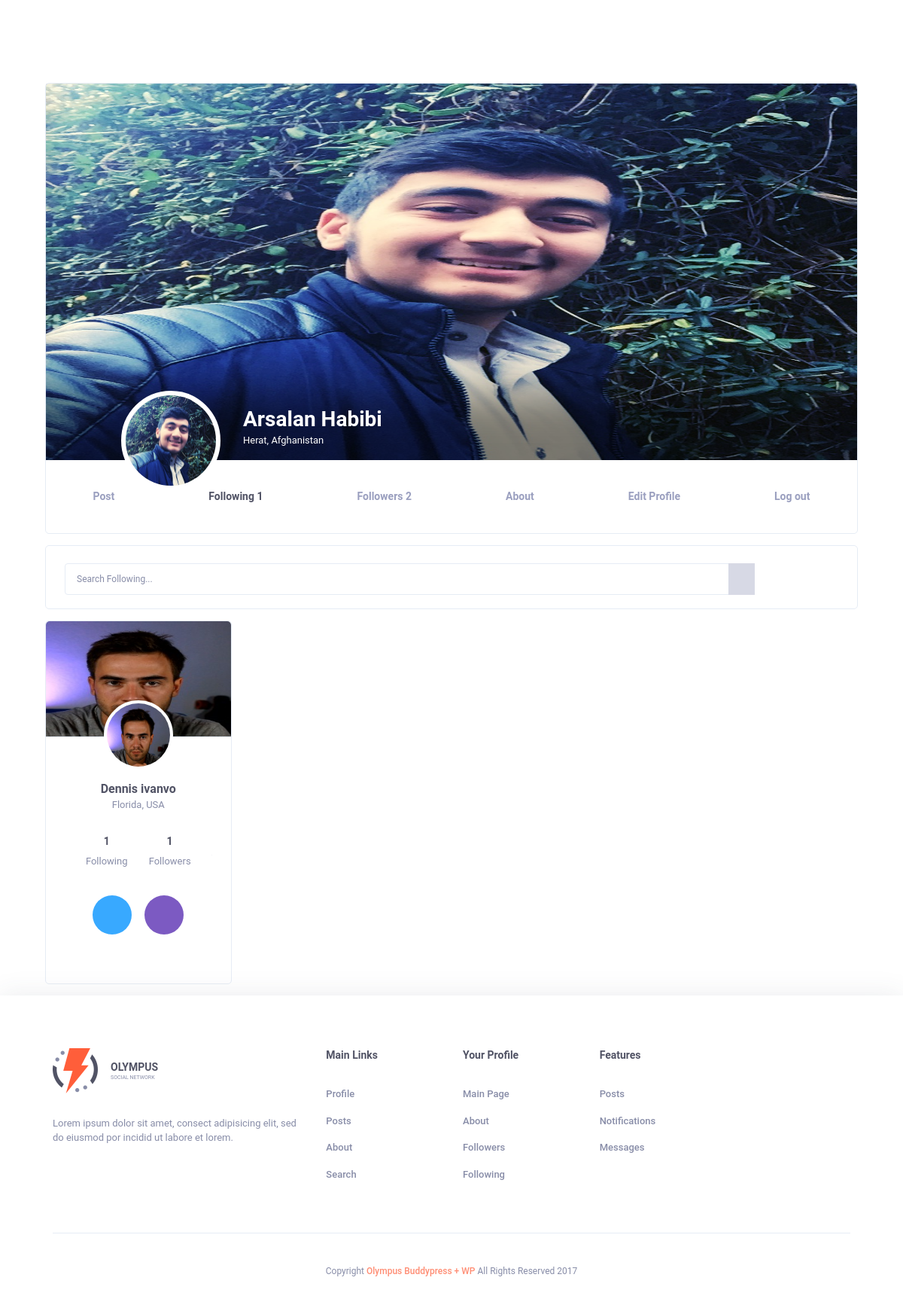
The app's page /own_profile/following/ (signed in), older data.
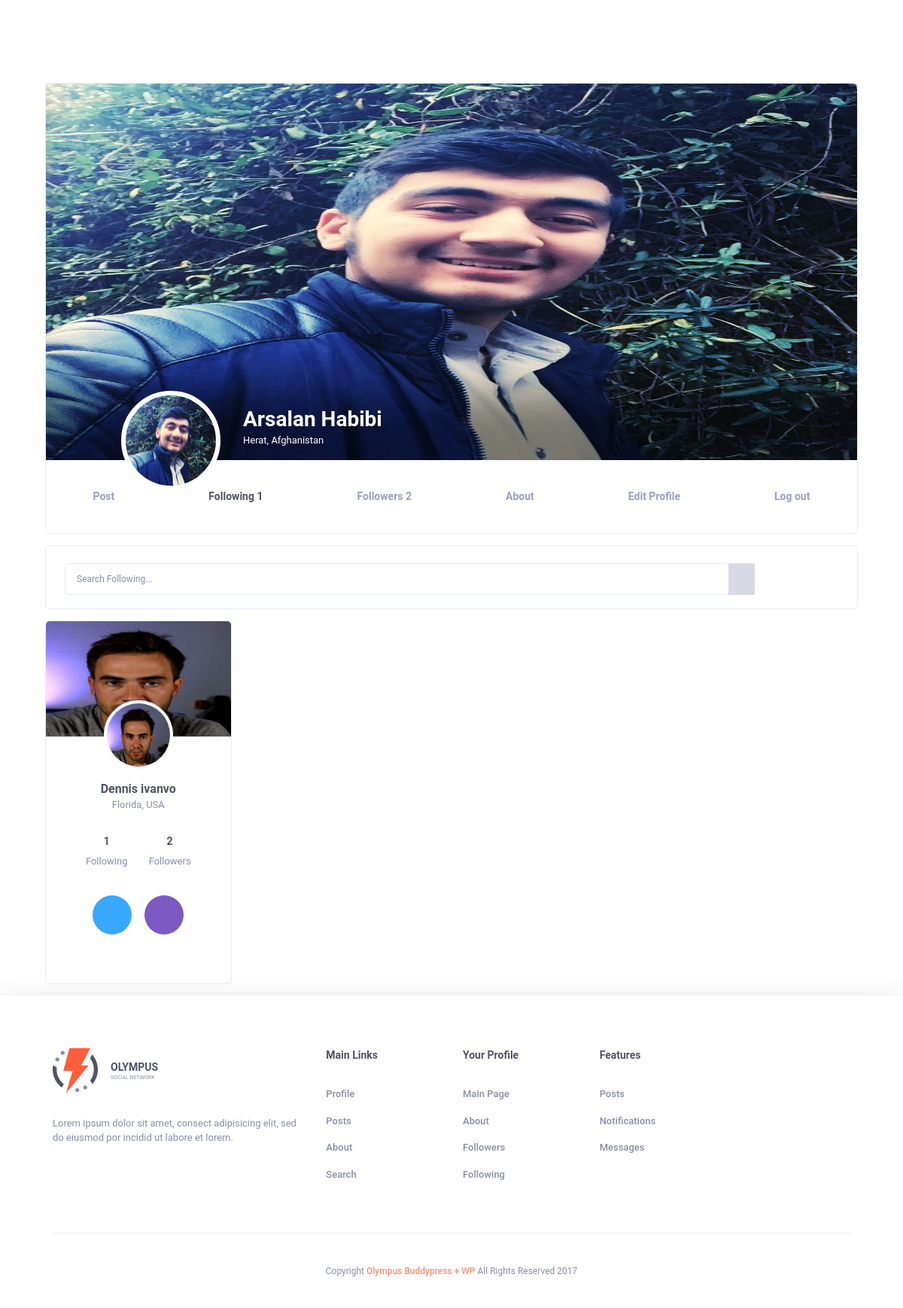
The same page, newer data.
### users/models.py (models this page shows, shortened)
class Order(models.Model):
    owner = models.ForeignKey(Profile, on_delete=models.CASCADE)
    total_follower = models.IntegerField(default=0, null=True, blank=True)

### users/views.py (the view, shortened to what this page needs)
# urls.py: path('own_profile/following/', views.profile_following, name='profile_following'),
@login_required(login_url='/')
def profile_following(request, *args, **kwargs):
    context = {
        'total_message': 0,
        'total_notifications': 0
    }
    get_profile = Profile.objects.filter(user_id=request.user.id).first()
    context['user'] = get_profile
    open_order: Order = Order.objects.filter(owner_id=request.user.profile_set.first().id).first()
    open_order_following: OrderFollowing = OrderFollowing.objects.filter(
        owner_id=request.user.profile_set.first().id).first()
    open_order_main: Order = Order.objects.filter(owner_id=request.user.profile_set.first().id).first()
    if open_order_following is not None and open_order is not None:
        context['order'] = open_order
        context['order_following'] = open_order_following
        context['user_followers'] = open_order.orderdetail_set.all()
        context['user_following'] = open_order_following.orderdetailfollowing_set.all()
        context['right_following'] = open_order_following.orderdetailfollowing_set.all()
        get_fg_search = request.GET.get('fg_search')
    elif open_order is None:
        open_order = Order.objects.create(owner_id=request.user.profile_set.first().id)
    return render(request, 'account/Following.html', context)

### users/templates/account/Following.html (shortened to what the changed rows need)
{% extends 'shared/_MainLayOut.html' %}
{% url 'profile_following' as own_profile_followings %}
{% url 'profile_view_following' user_view.id user_view.user_name as profile_followings_view %}
{% load static %}
{% block content %}
    <div class="container">
        <div class="row">
            {% if user_following.exists %}
                {% for following in user_following %}
                    <div class="col col-xl-3 col-lg-6 col-md-6 col-sm-6 col-6">
                        <div class="ui-block">
                            <div class="friend-item">
                                <div class="friend-header-thumb">
                                    <img src="{{ following.user.background_image.url }}" alt="friend"
                                         style="width: 246px;height: 153px;">
                                </div>
                                <div class="friend-item-content">
                                    <div class="more">
                                        <svg class="olymp-three-dots-icon">
                                            <use xlink:href="{% static 'svg-icons/sprites/icons.svg' %}#olymp-three-dots-icon"></use>
                                        </svg>
                                    </div>
                                    <div class="friend-avatar">
                                        <div class="author-thumb">
                                            <img src="{{ following.user.image.url }}" alt="author"
                                                 style="width: 92px;height: 92px;background-color: white">
                                        </div>
                                        <div class="author-content">
                                            <a href="{% url 'profile_view' following.user.id following.user.user_name %}"
                                               class="h5 author-name">{{ following.user.user_name }} {{ following.user.last_name }}</a>
                                            <div class="country">{{ following.user.location }}</div>
                                        </div>
                                    </div>
                                    <div class="swiper-container" data-slide="fade">
                                        <div class="swiper-wrapper">
                                            <div class="swiper-slide">
                                                <div class="friend-count" data-swiper-parallax="-500">
                                                    <a href="{% url 'profile_view_following'  following.user.id following.user.user_name %}"
                                                       class="friend-count-item">
                                                        {% for s in following.user.orderfollowing_set.all %}
                                                            <div class="h6">{{ s.total_follower }}</div>
                                                        {% endfor %}
                                                        <div class="title">Following</div>
                                                    </a>
                                                    <a href="{% url 'profile_view_followers'  following.user.id following.user.user_name %}"
                                                       class="friend-count-item">
                                                        {% for s in following.user.order_set.all %}
                                                            <div class="h6">{{ s.total_follower }}</div>
                                                        {% endfor %}
                                                        <div class="title">Followers</div>
                                                    </a>
                                                </div>
                                                <div class="control-block-button" data-swiper-parallax="-100">
                                                    <a href="#" class="btn btn-control bg-blue">
                                                        <svg class="olymp-happy-face-icon">
                                                            <use xlink:href="{% static 'svg-icons/sprites/icons.svg' %}#olymp-happy-face-icon"></use>
                                                        </svg>
                                                    </a>
                                                    <a href="#" class="btn btn-control bg-purple">
                                                        <svg class="olymp-chat---messages-icon">
                                                            <use xlink:href="{% static 'svg-icons/sprites/icons.svg' %}#olymp-chat---messages-icon"></use>
                                                        </svg>
                                                    </a>
                                                </div>
                                            </div>
                                        </div>
                                    </div>
                                </div>
                            </div>
                                        </div>
                    </div>
                {% endfor %}
            {% else %}
                <div class="alert alert-success" style="width: 1150px">
                    <center><h3>No Following Found</h3></center>
                </div>
            {% endif %}
        </div>
    </div>
{% endblock %}

Row changes from the older to the newer data that the page shows:
changed Order (number 2 of 2 on the later page): total_follower "1" → "2"
